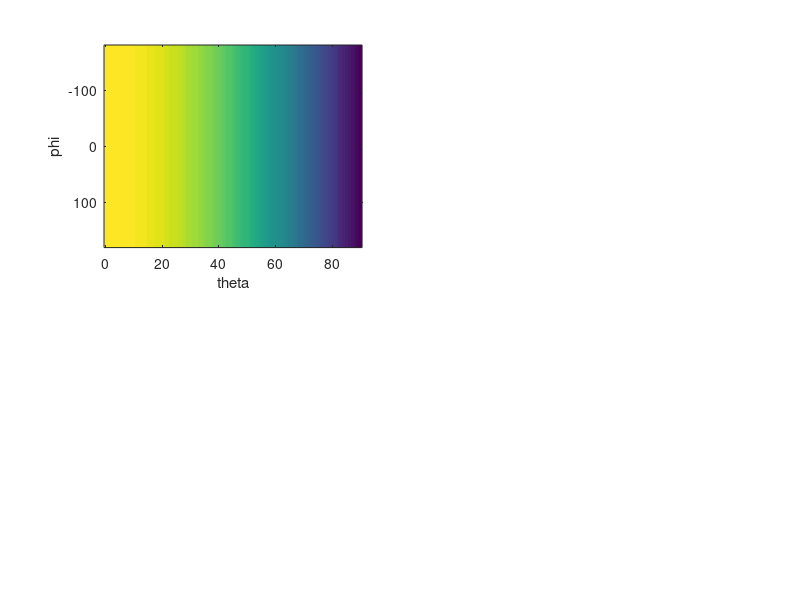

Write MATLAB code to recreate this figure. (Note: this script raises an error after producing the figure.)
clc;
clear all;
close all;

%% initialization
freq=3*1e9;    
c=3*1e8;
lambda=c/freq;  
k0=(2*pi)/lambda;
mx=20;
ny=20;
dx=lambda;           
dy=lambda;           
M_X= -((mx-1)/2)*dx:dx:((mx-1)/2)*dx; 
M_Y = -((ny-1)/2)*dy:dy:((ny-1)/2)*dy;
[xc,yc]=meshgrid(M_X,M_Y);

%% uv mapping
%u:x,v:y
th = 0:pi/180:pi/2;
ph = -pi:pi/180:pi;
[theta,phi]=meshgrid(th,ph);
u2=sin(theta).*cos(phi);
v2=sin(theta).*sin(phi);
u1=k0*u2;
v1=k0*v2;

%% element pattern
elp=zeros(length(ph),length(th));
for u=1:length(ph)
    elp(u,:)=cos(th);
end
subplot(2,2,1);
imagesc(th*180/pi,ph*180/pi,elp);
xlabel("theta");
ylabel("phi");

%% array factor
file = load("phase.mat");
%phase=pi/180*file.phase;
phase = 0*pi/180*ones(mx,ny);
f=zeros(length(phi),length(th));
for u=1:length(ph)
    for v=1:length(th)
        a=u1(u,v);
        b=v1(u,v);
        f(u,v)=sum(exp(1i*(xc*a+yc*b-phase)),'All');
    end
end
f=abs(f);
subplot(2,2,2);
imagesc(th*180/pi,ph*180/pi,abs(f));
xlabel("theta");
ylabel("phi");

%% radiation pattern
radpat=elp.*f;
subplot(2,2,3);
imagesc(th*180/pi,ph*180/pi,radpat);
xlabel("theta");
ylabel("phi");
colorbar;
subplot(2,2,4);
surf(u2,v2,radpat);

%% spherical
um=zeros(length(ph),length(th));
vm=zeros(length(ph),length(th));
rm=zeros(length(ph),length(th));
for u=1:length(ph)
    for v=1:length(th)
        um(u,v) = radpat(u,v)*sin(theta(u,v))*cos(phi(u,v));
        vm(u,v) = radpat(u,v)*sin(theta(u,v)*sin(phi(u,v)));
        rm(u,v) = radpat(u,v)*cos(phi(u));
    end
end
figure(3);
surf(um,vm,rm);